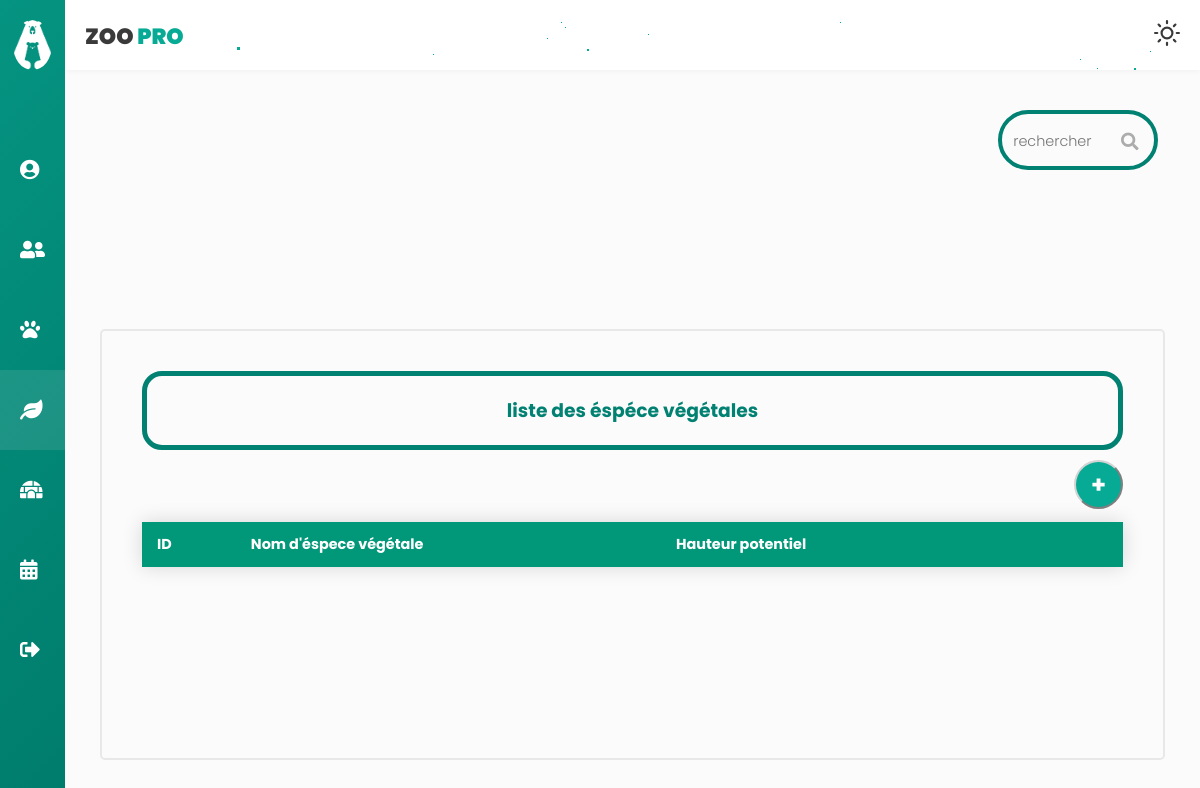
Page /especeC/afficherList (signed in) on the earlier database version.
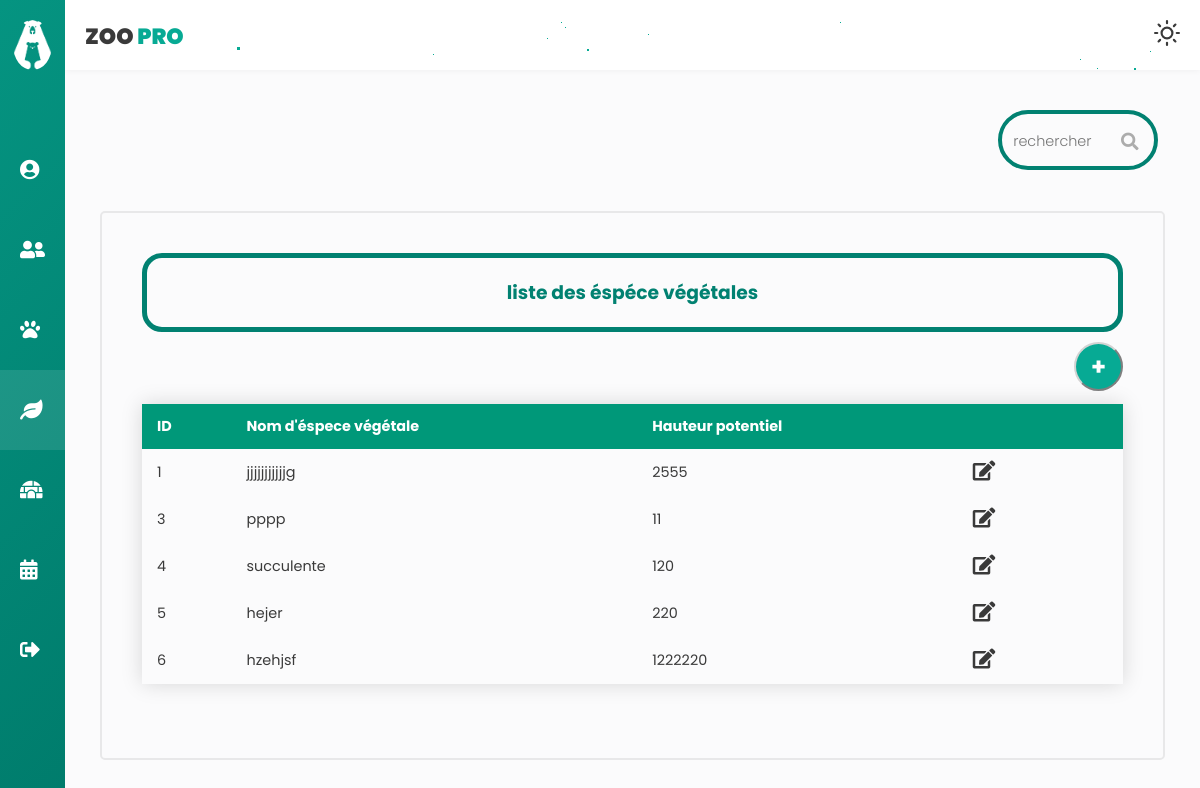
Same page on the later database version.
### tables this page shows
CREATE TABLE `espece` (
  `idE` int(11) NOT NULL,
  `nomE` varchar(255) NOT NULL,
  `hauteur` float NOT NULL
);

### app/libraries/Core.php (called while the page is built, shortened)
<?php
  class Core {
    protected $currentMethod = 'index';
    public function __construct(){
      $url = $this->getUrl();
      if(isset($url[0])){
      if(file_exists('../app/controllers/' . ucwords($url[0]). '.php')){
        unset($url[0]);
      }
    }
      $this->currentController = new $this->currentController;
      if(isset($url[1])){
        if(method_exists($this->currentController, $url[1])){
          $this->currentMethod = $url[1];
          unset($url[1]);
        }
      }
      $this->params = $url ? array_values($url) : [];
      call_user_func_array([$this->currentController, $this->currentMethod], $this->params);
    }
    public function getUrl(){
      if(isset($_GET['url'])){
        $url = rtrim($_GET['url'], '/');
        $url = filter_var($url, FILTER_SANITIZE_URL);
        $url = explode('/', $url);
        return $url;
      }
    }
  }

### app/require.php (called while the page is built, shortened)
<?php
    require_once 'libraries/Core.php';
    require_once 'libraries/Controller.php';
    require_once 'libraries/Database.php';
    $init = new Core();

### public/index.php (called while the page is built)
<?php
    require_once '../app/require.php';

### app/libraries/Database.php (called while the page is built, shortened)
<?php
    class Database {
        private $dbHost = DB_HOST;
        private $dbUser = DB_USER;
        private $dbPass = DB_PASS;
        private $dbName = DB_NAME;
        private $statement;
        private $dbHandler;
        public function __construct() {
            $conn = 'mysql:host=' . $this->dbHost . ';dbname=' . $this->dbName;
            $options = array(
                PDO::ATTR_PERSISTENT => true,
                PDO::ATTR_ERRMODE => PDO::ERRMODE_EXCEPTION
            );
            try {
                $this->dbHandler = new PDO($conn, $this->dbUser, $this->dbPass, $options);
            } catch (PDOException $e) {
                $this->error = $e->getMessage();
                echo $this->error;
            }
        }
        public function query($sql) {
            $this->statement = $this->dbHandler->prepare($sql);
        }
        public function execute() {
            return $this->statement->execute();
        }
        public function resultSet() {
            $this->execute();
            return $this->statement->fetchAll();
        }
    }

### app/models/especeM.php (called while the page is built, shortened)
<?php
class especeM
{
    private $db;
    public function __construct()
    {
        $this->db = new Database;
    }
    public function afficherespece(){
        $this->db->query('SELECT * FROM espece ');
        return $this->db->resultSet();
    }
}

### app/controllers/especeC.php (the view, shortened to what this page needs)
<?php
class especeC extends Controller
{
    public function __construct()
    {
        $this->especeModel = $this->model('especeM');
    }
    public function afficherList($error = '')
    {
        $tab = $this->especeModel->afficherespece();
        $data = [
            'tab' => '',
            'errorAffiche' => ''
        ];
        foreach ($tab as $key => $value) {
            $data['tab'] .= '<tr class="tblRows" data='.$value[0]."-".$value[1]."-".$value[2].'>
            <td >'. $value[0] .'</td>
            <td>'. $value[1] .'</td>
            <td>'. $value[2] .'</td>
            <td> <i class="fas fa-edit updateButton" onclick="openFormModifier()">
        </tr>';
        }
    }
}

Differences in the rows shown:
added espece: idE "1", nomE "jjjjjjjjjjjg", hauteur "2555"
added espece: idE "3", nomE "pppp", hauteur "11"
added espece: idE "4", nomE "succulente", hauteur "120"
added espece: idE "5", nomE "hejer", hauteur "220"
added espece: idE "6", nomE "hzehjsf", hauteur "1222220"
